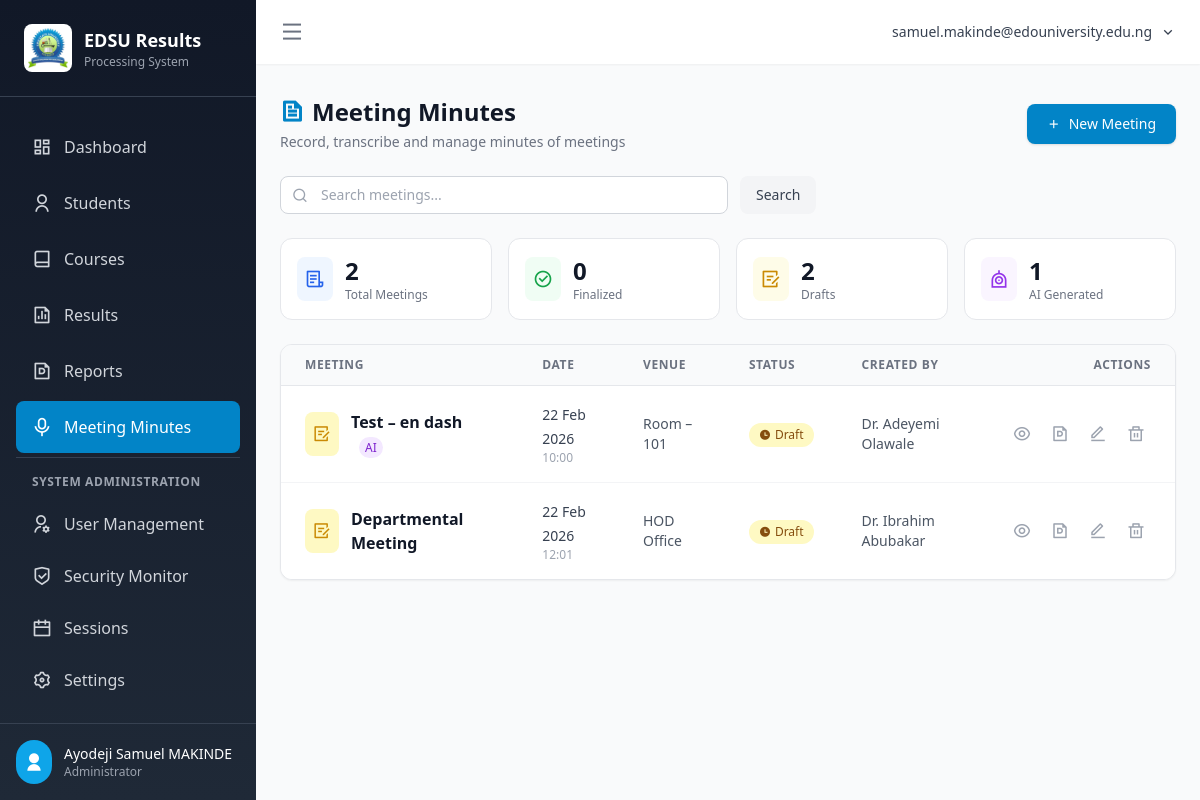
The app's page /minutes/ (signed in), older data.
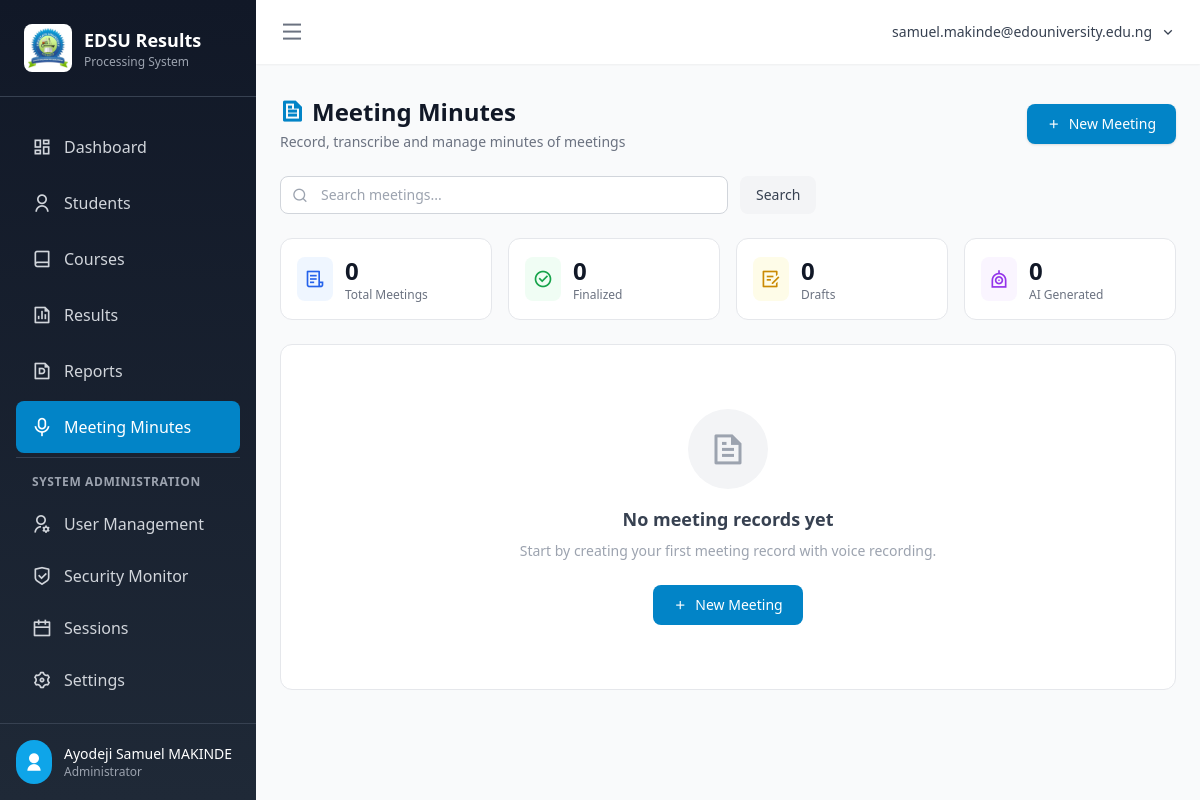
The same page, newer data.
### app/models.py (models this page shows, shortened)
class MeetingMinutes(db.Model):
    __tablename__ = 'meeting_minutes'
    id = db.Column(db.Integer, primary_key=True)
    title = db.Column(db.String(256), nullable=False)
    meeting_date = db.Column(db.Date, nullable=False)
    meeting_time = db.Column(db.String(10))           # HH:MM
    venue = db.Column(db.String(256))
    chairperson = db.Column(db.String(128))
    attendees = db.Column(db.Text)                    # Comma-separated or JSON names
    agenda = db.Column(db.Text)                       # Agenda items (JSON list or plain text)
    raw_transcript = db.Column(db.Text)               # Raw voice transcript
    ai_minutes = db.Column(db.Text)                   # AI-generated formatted minutes (Markdown)
    action_items = db.Column(db.Text)                 # Extracted action items (JSON)
    status = db.Column(db.String(20), default='draft')  # draft, finalized
    created_by_id = db.Column(db.Integer, db.ForeignKey('users.id'), nullable=False)
    created_at = db.Column(db.DateTime, default=datetime.utcnow)
    updated_at = db.Column(db.DateTime, default=datetime.utcnow, onupdate=datetime.utcnow)
    created_by = db.relationship('User', foreign_keys=[created_by_id], backref='meeting_minutes')

class User(UserMixin, db.Model):
    __tablename__ = 'users'
    id = db.Column(db.Integer, primary_key=True)
    username = db.Column(db.String(120), unique=True, nullable=False, index=True)  # University email
    email = db.Column(db.String(120), unique=True, nullable=False, index=True)
    password_hash = db.Column(db.String(256), nullable=False)
    full_name = db.Column(db.String(128), nullable=False)
    role = db.Column(db.String(20), default='lecturer')  # admin, hod, level_adviser, lecturer
    program = db.Column(db.String(64))  # Assigned program
    level = db.Column(db.Integer)  # Assigned level (100, 200, 300, 400)
    is_active = db.Column(db.Boolean, default=True)
    is_locked = db.Column(db.Boolean, default=False)  # Locked by HoD/Admin after 3 failed attempts
    failed_login_attempts = db.Column(db.Integer, default=0)
    locked_until = db.Column(db.DateTime)
    must_change_password = db.Column(db.Boolean, default=True)  # Force password change on first login
    last_login = db.Column(db.DateTime)
    last_login_ip = db.Column(db.String(45))  # IP address of last login
    last_login_device = db.Column(db.String(256))  # User agent of last login
    created_by = db.Column(db.Integer, db.ForeignKey('users.id'))  # HoD/Admin who created this account
    created_at = db.Column(db.DateTime, default=datetime.utcnow)
    updated_at = db.Column(db.DateTime, default=datetime.utcnow, onupdate=datetime.utcnow)

### app/routes/minutes.py (the view)
@minutes_bp.route('/')
@login_required
def index():
    q = request.args.get('q', '').strip()
    query = MeetingMinutes.query
    if current_user.role not in ('admin', 'hod'):
        query = query.filter_by(created_by_id=current_user.id)
    if q:
        query = query.filter(MeetingMinutes.title.ilike(f'%{q}%'))
    minutes = query.order_by(MeetingMinutes.meeting_date.desc(),
                             MeetingMinutes.created_at.desc()).all()
    return render_template('minutes/index.html', minutes=minutes, q=q)

### app/models.py (called while the page is built)
@login_manager.user_loader
def load_user(user_id):
    return User.query.get(int(user_id))

### app/templates/minutes/index.html (shortened to what the changed rows need)
{% extends "base.html" %}
{% block content %}
<div class="space-y-6">
  <div class="flex flex-col sm:flex-row sm:items-center sm:justify-between gap-4">
    <div>
      <h1 class="text-2xl font-bold text-gray-900 flex items-center gap-2">
        <i class="ri-file-text-line text-primary-600"></i> Meeting Minutes
      </h1>
    </div>
  </div>
  <div class="grid grid-cols-2 sm:grid-cols-4 gap-4">
    {% set total = minutes|length %}
    {% set finalized = minutes|selectattr('status','equalto','finalized')|list|length %}
    {% set drafts = total - finalized %}
    {% set with_ai = minutes|selectattr('ai_minutes')|list|length %}
    <div class="bg-white rounded-xl border border-gray-200 p-4 flex items-center gap-3">
      <div><p class="text-2xl font-bold text-gray-900">{{ total }}</p><p class="text-xs text-gray-500">Total Meetings</p></div>
    </div>
    <div class="bg-white rounded-xl border border-gray-200 p-4 flex items-center gap-3">
      <div><p class="text-2xl font-bold text-gray-900">{{ drafts }}</p><p class="text-xs text-gray-500">Drafts</p></div>
    </div>
    <div class="bg-white rounded-xl border border-gray-200 p-4 flex items-center gap-3">
      <div><p class="text-2xl font-bold text-gray-900">{{ with_ai }}</p><p class="text-xs text-gray-500">AI Generated</p></div>
    </div>
  </div>
  {% if minutes %}
  <div class="bg-white rounded-xl border border-gray-200 shadow-sm overflow-hidden">
    <table class="min-w-full divide-y divide-gray-200">
      <thead class="bg-gray-50">
        <tr>
          <th class="px-6 py-3 text-left text-xs font-semibold text-gray-500 uppercase tracking-wider">Meeting</th>
          <th class="px-6 py-3 text-left text-xs font-semibold text-gray-500 uppercase tracking-wider hidden md:table-cell">Date</th>
          <th class="px-6 py-3 text-left text-xs font-semibold text-gray-500 uppercase tracking-wider hidden lg:table-cell">Venue</th>
          <th class="px-6 py-3 text-left text-xs font-semibold text-gray-500 uppercase tracking-wider">Status</th>
          <th class="px-6 py-3 text-left text-xs font-semibold text-gray-500 uppercase tracking-wider hidden md:table-cell">Created by</th>
          <th class="px-6 py-3 text-right text-xs font-semibold text-gray-500 uppercase tracking-wider">Actions</th>
        </tr>
      </thead>
      <tbody class="bg-white divide-y divide-gray-100">
        {% for m in minutes %}
        <tr class="hover:bg-gray-50 transition-colors">
          <td class="px-6 py-4">
            <div class="flex items-center gap-3">
              <div class="p-2 {{ 'bg-green-100' if m.status == 'finalized' else 'bg-yellow-100' }} rounded-lg flex-shrink-0">
                <i class="ri-{{ 'checkbox-circle-line text-green-600' if m.status == 'finalized' else 'draft-line text-yellow-600' }} text-lg"></i>
              </div>
              <div>
                <a href="{{ url_for('minutes.view', meeting_id=m.id) }}"
                   class="font-semibold text-gray-900 hover:text-primary-600 transition-colors">
                  {{ m.title }}
                </a>
                {% if m.ai_minutes %}
                <span class="ml-2 text-xs bg-purple-100 text-purple-700 px-1.5 py-0.5 rounded-full">AI</span>
                {% endif %}
              </div>
            </div>
          </td>
          <td class="px-6 py-4 hidden md:table-cell">
            <span class="text-sm text-gray-700">{{ m.meeting_date.strftime('%d %b %Y') if m.meeting_date else '—' }}</span>
            {% if m.meeting_time %}
            <p class="text-xs text-gray-400">{{ m.meeting_time }}</p>
            {% endif %}
          </td>
          <td class="px-6 py-4 hidden lg:table-cell text-sm text-gray-600">{{ m.venue or '—' }}</td>
          <td class="px-6 py-4">
            <span class="inline-flex items-center gap-1 px-2.5 py-1 rounded-full text-xs font-medium
              {{ 'bg-green-100 text-green-800' if m.status == 'finalized' else 'bg-yellow-100 text-yellow-800' }}">
              <i class="ri-{{ 'checkbox-circle-fill' if m.status == 'finalized' else 'time-fill' }} text-xs"></i>
              {{ m.status.capitalize() }}
            </span>
          </td>
          <td class="px-6 py-4 hidden md:table-cell text-sm text-gray-600">
            {{ m.created_by.full_name if m.created_by else '—' }}
          </td>
          <td class="px-6 py-4 text-right">
            <div class="flex items-center justify-end gap-2">
              <a href="{{ url_for('minutes.view', meeting_id=m.id) }}"
                 title="View" class="p-1.5 text-gray-400 hover:text-primary-600 hover:bg-primary-50 rounded-lg transition-colors">
                <i class="ri-eye-line text-lg"></i>
              </a>
              <a href="{{ url_for('minutes.export_pdf', meeting_id=m.id) }}"
                 title="Download PDF" class="p-1.5 text-gray-400 hover:text-red-600 hover:bg-red-50 rounded-lg transition-colors">
                <i class="ri-file-pdf-line text-lg"></i>
              </a>
              <a href="{{ url_for('minutes.edit', meeting_id=m.id) }}"
                 title="Edit" class="p-1.5 text-gray-400 hover:text-blue-600 hover:bg-blue-50 rounded-lg transition-colors">
                <i class="ri-edit-line text-lg"></i>
              </a>
              <form method="POST" action="{{ url_for('minutes.delete', meeting_id=m.id) }}"
                    onsubmit="return confirm('Delete this meeting record?')" class="inline">
                <button type="submit" title="Delete"
                        class="p-1.5 text-gray-400 hover:text-red-600 hover:bg-red-50 rounded-lg transition-colors">
                  <i class="ri-delete-bin-line text-lg"></i>
                </button>
              </form>
            </div>
          </td>
        </tr>
        {% endfor %}
      </tbody>
    </table>
  </div>
  {% else %}
  <div class="bg-white rounded-xl border border-gray-200 p-16 text-center">
    <div class="w-20 h-20 bg-gray-100 rounded-full flex items-center justify-center mx-auto mb-4">
      <i class="ri-file-text-line text-4xl text-gray-400"></i>
    </div>
    <h3 class="text-lg font-semibold text-gray-700 mb-2">
      {% if q %}No meetings matching "{{ q }}"{% else %}No meeting records yet{% endif %}
    </h3>
    <p class="text-gray-400 text-sm mb-6">Start by creating your first meeting record with voice recording.</p>
    <a href="{{ url_for('minutes.new') }}"
       class="inline-flex items-center gap-2 px-5 py-2.5 bg-primary-600 text-white text-sm font-medium rounded-lg hover:bg-primary-700 transition-colors">
      <i class="ri-add-line"></i> New Meeting
    </a>
  </div>
  {% endif %}
</div>
{% endblock %}

Row changes from the older to the newer data that the page shows:
removed MeetingMinutes: title "Test – en dash", shows "AI", meeting_date "22 Feb 2026", meeting_time "10:00", venue "Room – 101", status "Draft", created_by "Dr. Adeyemi Olawale"
removed MeetingMinutes: title "Departmental Meeting", meeting_date "22 Feb 2026", meeting_time "12:01", venue "HOD Office", status "Draft", created_by "Dr. Ibrahim Abubakar"
Text that changed along with them:
{{ total }}: "2" → "0"
{{ drafts }}: "2" → "0"
{{ with_ai }}: "1" → "0"
text no longer shown: "MEETING DATE VENUE STATUS CREATED BY ACTIONS"
text now shown: "No meeting records yet Start by creating your first meeting record with voice recording. New Meeting"
